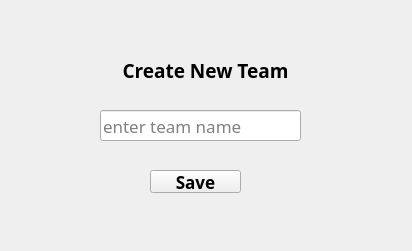
<?xml version="1.0" encoding="UTF-8"?>
<ui version="4.0">
 <class>Dialog</class>
 <widget class="QDialog" name="Dialog">
  <property name="geometry">
   <rect>
    <x>0</x>
    <y>0</y>
    <width>412</width>
    <height>251</height>
   </rect>
  </property>
  <property name="font">
   <font>
    <family>Traditional Arabic</family>
    <pointsize>13</pointsize>
    <weight>75</weight>
    <bold>true</bold>
   </font>
  </property>
  <property name="windowTitle">
   <string>New Team</string>
  </property>
  <property name="windowIcon">
   <iconset>
    <normaloff>icon.png</normaloff>icon.png</iconset>
  </property>
  <widget class="QLineEdit" name="tm_name">
   <property name="geometry">
    <rect>
     <x>100</x>
     <y>110</y>
     <width>201</width>
     <height>31</height>
    </rect>
   </property>
   <property name="font">
    <font>
     <family>Traditional Arabic</family>
     <pointsize>13</pointsize>
     <weight>50</weight>
     <bold>false</bold>
    </font>
   </property>
   <property name="placeholderText">
    <string>enter team name</string>
   </property>
  </widget>
  <widget class="QLabel" name="label">
   <property name="geometry">
    <rect>
     <x>120</x>
     <y>50</y>
     <width>171</width>
     <height>41</height>
    </rect>
   </property>
   <property name="font">
    <font>
     <family>Traditional Arabic</family>
     <pointsize>14</pointsize>
     <weight>75</weight>
     <bold>true</bold>
    </font>
   </property>
   <property name="text">
    <string>Create New Team</string>
   </property>
   <property name="alignment">
    <set>Qt::AlignCenter</set>
   </property>
  </widget>
  <widget class="QPushButton" name="save_btn">
   <property name="geometry">
    <rect>
     <x>150</x>
     <y>170</y>
     <width>91</width>
     <height>23</height>
    </rect>
   </property>
   <property name="text">
    <string>Save</string>
   </property>
   <property name="autoDefault">
    <bool>false</bool>
   </property>
   <property name="default">
    <bool>false</bool>
   </property>
   <property name="flat">
    <bool>false</bool>
   </property>
  </widget>
 </widget>
 <resources/>
 <connections/>
</ui>
